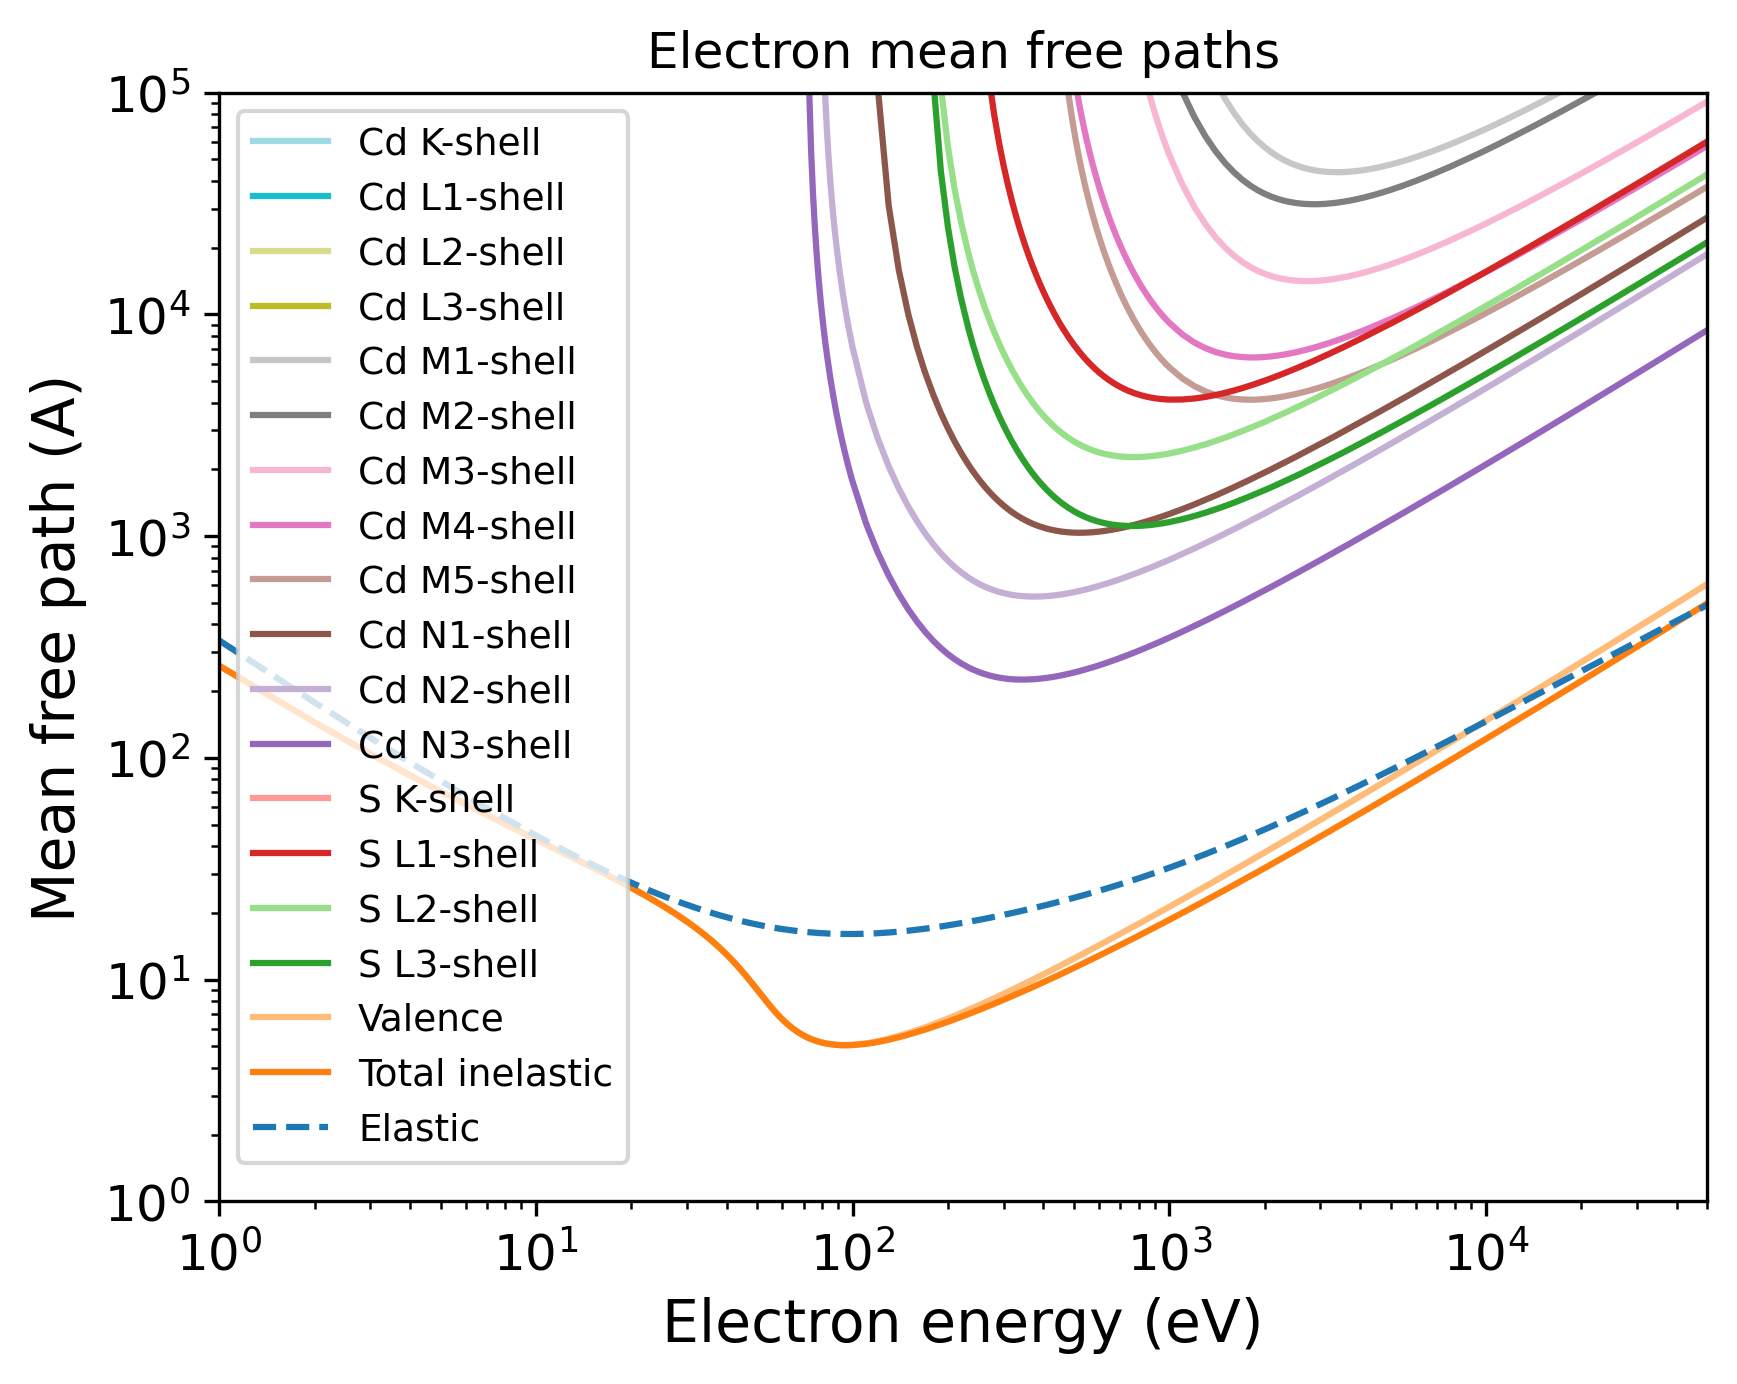

Python code for this plot:
import pandas as pd
import numpy as np
import matplotlib.pyplot as plt
import matplotlib.cm as cm
# Set the format:
plt.xlabel("Electron energy (eV)", fontsize=14)
plt.ylabel("Mean free path (A)", fontsize=14)
plt.xticks(fontsize=12)
plt.yticks(fontsize=12)
plt.grid(False)
# Set the axes:
# Read the output file:
df = pd.read_csv(r"OUTPUT_CdS_Electron_IMFP.dat", sep=r'\s+', header=None, comment="#", skipinitialspace=True)
plt.xscale("log")
plt.yscale("log")
# Prepare the plot:
columns_to_plot = [ 1, 2, 3, 4, 5, 6, 7, 8, 9, 10, 11, 12, 13, 14, 15, 16, 17, 18]
labels = [ "Cd K-shell", "Cd L1-shell", "Cd L2-shell", "Cd L3-shell", "Cd M1-shell", "Cd M2-shell", "Cd M3-shell", "Cd M4-shell", "Cd M5-shell", "Cd N1-shell", "Cd N2-shell", "Cd N3-shell", "S K-shell", "S L1-shell", "S L2-shell", "S L3-shell", "Valence", "Total inelastic"]
# Create N distinct colors from a colormap
N = len(columns_to_plot)
colors = plt.cm.tab20(np.linspace(1, 0, 20))
# Set line styles:
linestyles = [ "-", "-", "-", "-", "-", "-", "-", "-", "-", "-", "-", "-", "-", "-", "-", "-", "-", "-"]
for i, col in enumerate(columns_to_plot):
    color = colors[i % len(colors)]
    ls    = linestyles[i % len(linestyles)]
    label = labels[i % len(labels)]
    plt.plot(df.iloc[:, 0], df.iloc[:, col],
    color=color,
    label=label,
    linestyle=ls)
# Add a curve from the second file
df2 = pd.read_csv(r"OUTPUT_CdS_Electron_EMFP.dat", sep=r'\s+', header=None, comment="#", skipinitialspace=True)
columns_to_plot2 = [ 3]
labels2 = [ "Elastic"]
# Create second part of the plot:
for col, label in zip(columns_to_plot2, labels2):
    plt.plot(df2.iloc[:, 0], df2.iloc[:, col], label=label, linestyle="--")
plt.xlim(1.00000000,50000.00000000)
plt.ylim(1.00000000,100000.00000000)
plt.title("Electron mean free paths")
plt.legend(loc="best", fontsize=9)
# Save the plot in this format:
plt.savefig("OUTPUT_MFP_electron.png", dpi=300, bbox_inches="tight")
